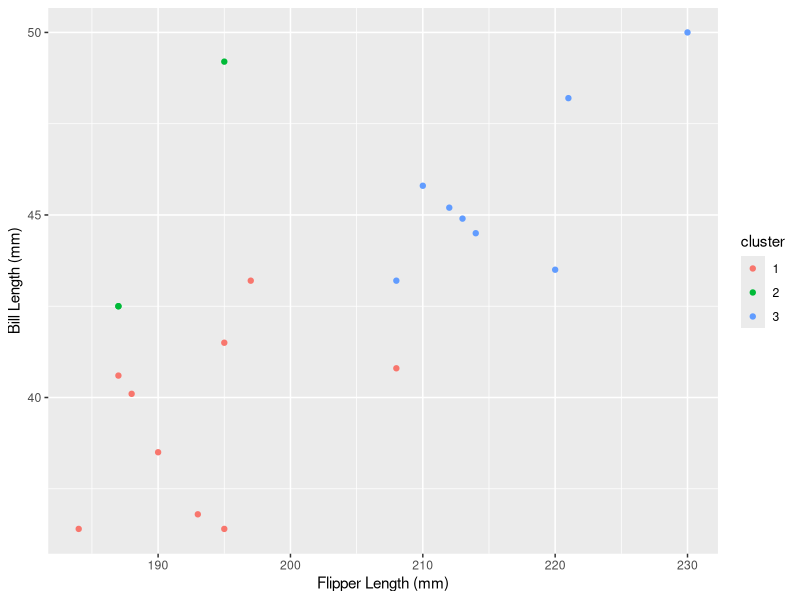

Here is the R script that generated this plot: (Note: this script raises an error after producing the figure.)

#remotes::install_github("allisonhorst/palmerpenguins")
library(tidyverse)
library(palmerpenguins)
data(package = 'palmerpenguins')
set.seed(11200) 

penguins_no_species <- penguins %>% 
  select(-species) %>% 
  na.omit()

toy_penguins <- penguins %>%
  mutate(cluster=as_factor(as.numeric(species))) %>% 
  select(-species) %>% 
  na.omit() %>%  
  sample_n(20)


ggplot(toy_penguins, aes(y = bill_length_mm, x = flipper_length_mm, colour = cluster)) +
  geom_point() +
  xlab("Flipper Length (mm)") +
  ylab("Bill Length (mm)") 

write_csv(toy_penguins, "data/toy_penguins.csv")
write_csv(penguins_no_species, "data/penguins.csv")
